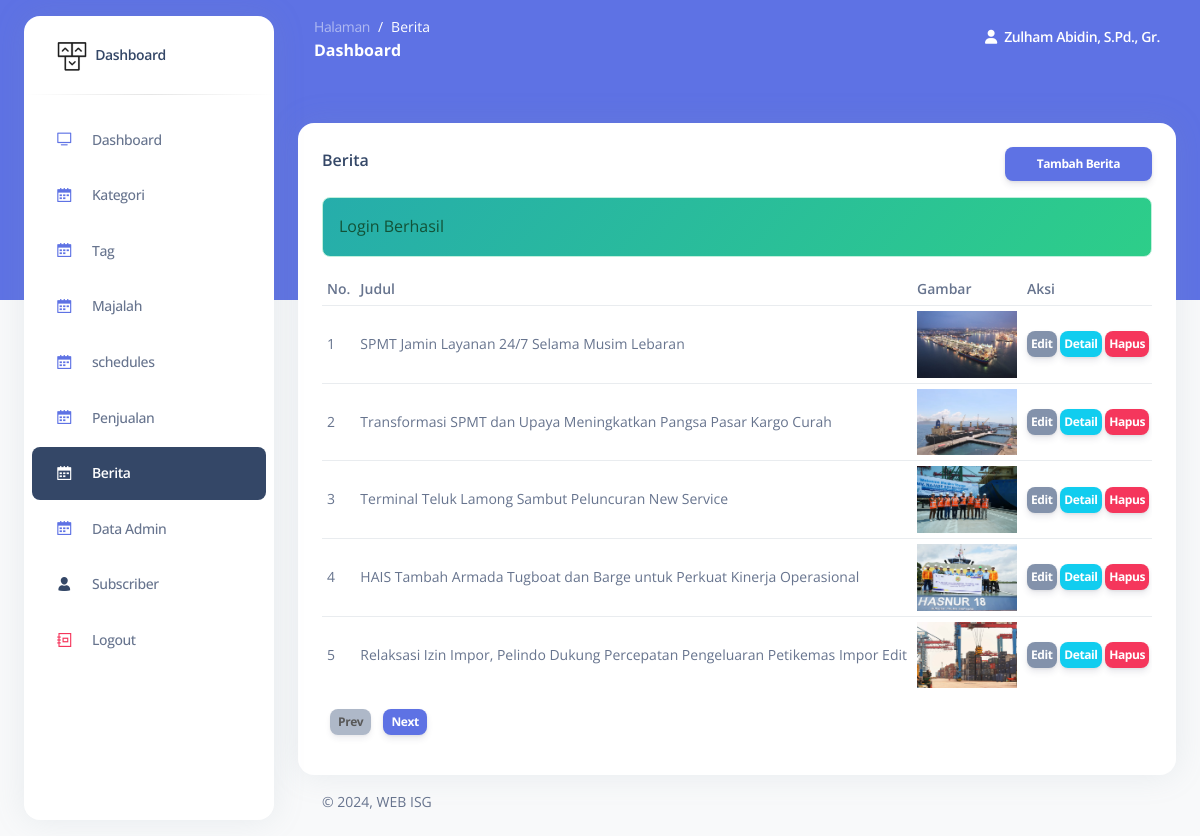
Before: /admin/berita.php (signed in) with the older database file.
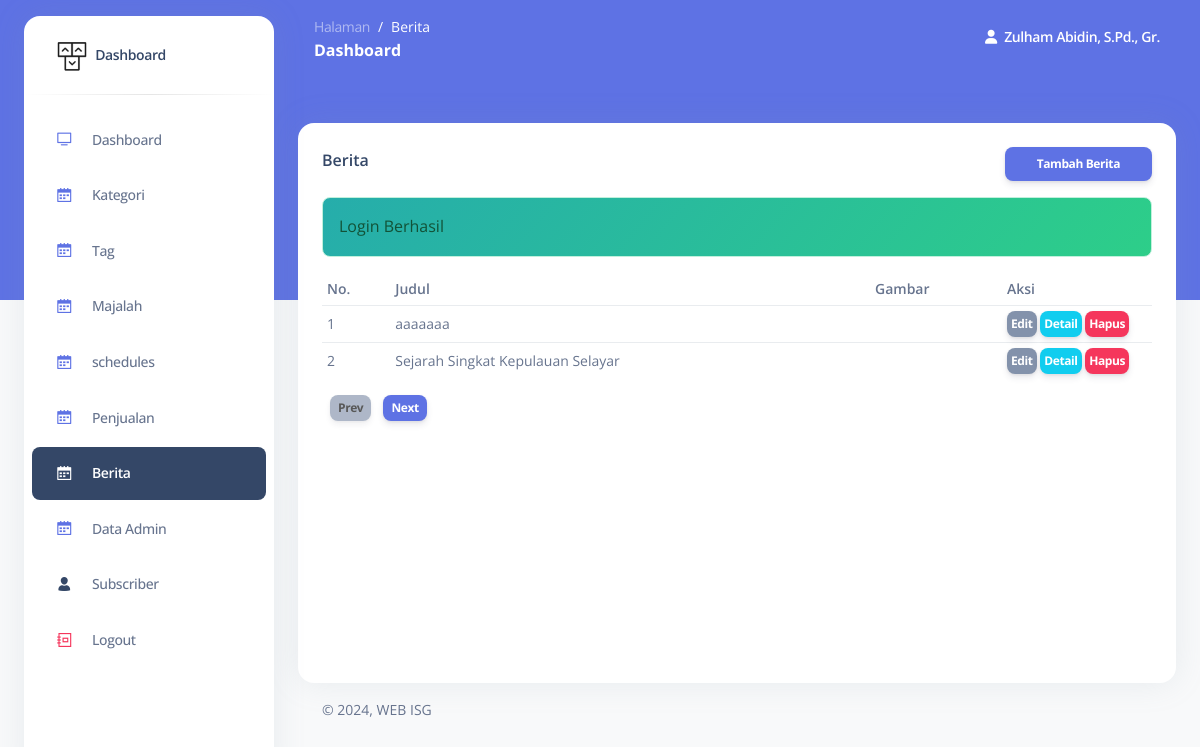
After: the same page with the newer database file.
### tables this page shows
CREATE TABLE `berita` (
  `id_berita` int NOT NULL,
  `judul` varchar(200) NOT NULL DEFAULT '0',
  `gambar` varchar(500) NOT NULL DEFAULT '0',
  `isi` text NOT NULL,
  `penulis` varchar(100) NOT NULL DEFAULT '0',
  `tanggal_publish` datetime NOT NULL DEFAULT CURRENT_TIMESTAMP,
  `id_kategori` int NOT NULL
);

### admin/function/partials.php (called while the page is built, shortened)
<?php
$partialsPath = null;
function partials(string $filename): void
{
  global $partialsPath;
  include "$partialsPath/$filename";
}

### admin/function/query.php (called while the page is built, shortened)
<?php
function query_select($table, $role = [])
{
  global $conn;
  $sql = "SELECT * FROM $table";
  if (isset($role['orderby'])) {
    $sql .= " ORDER BY " . $role['orderby'];
  }
  if (isset($role['limit'])) {
    $sql .= " LIMIT " . $role['limit'];
  }
  $result = mysqli_query($conn, $sql);
  $rows = [];
  while ($row = mysqli_fetch_assoc($result)) {
    $rows[] = $row;
  }
  return $rows;
}

### admin/berita.php (the view, shortened to what this page needs)
<?php
$dataCount = 10;
$page = getPage();
$first = $page > 1 ? ($page * $dataCount) - $dataCount : 0;
$previousPage = $page - 1;
$nextPage = $page + 1;
$data = query_select("berita", [
	"orderby" => "id_berita DESC",
	"limit" => "$first, $dataCount",
]);
$hal = "Berita";
 ?>
<!DOCTYPE html>
<html lang="en">
<?php partials("head.php") ?>
<body class="g-sidenav-show   bg-gray-100">
  <?php partials("aside.php") ?>
  <main class="main-content position-relative border-radius-lg ">
    <?php partials("nav.php") ?>
    <div class="container-fluid py-4">
      <div class="row mt-4">
        <div class="col-lg-12 mb-lg-0 mb-4">
          <div class="card " style="min-height: 70vh">
            <div class="card-body">
            	<div class="d-flex justify-content-between">
	              <h6 class="mb-2">Berita</h6>
            		<a href="berita-add.php" class="btn btn-sm btn-primary">Tambah Berita</a>
            	</div>
            	<?php alert(); ?>
	            <div class="table-responsive">
	              <table class="table align-items-center ">
	              	<thead>
	              		<tr>
	              			<th>No.</th>
	              			<th>Judul</th>
	              			<th>Gambar</th>
	              			<th style="width: 150px">Aksi</th>
	              		</tr>
	              	</thead>
	                <tbody>
	                	<?php if ($data): ?>
	                		<?php $no = 1; ?>
	                		<?php foreach ($data as $val): ?>
	                			<tr>
	                				<td><?= $first + $no++ ?></td>
	                				<td><?= $val["judul"] ?></td>
	                				<td>
	                					<img src="assets/img/<?= $val["gambar"] ?>" style="width: 100px" alt="">
	                				</td>
	                				<td>
	                					<a href="berita-edit.php?id=<?= $val["id_berita"] ?>" class="p-1 mb-0 btn btn-sm btn-secondary">Edit</a>
	                					<a href="berita-detail.php?id=<?= $val["id_berita"] ?>" class="p-1 mb-0 btn btn-sm btn-info">Detail</a>
	                					<a href="hapus.php?id=<?= $val["id_berita"] ?>&data=berita" class="p-1 mb-0 btn btn-sm btn-danger">Hapus</a>
	                				</td>
	                			</tr>
	                		<?php endforeach ?>
	                	<?php endif ?>
	                </tbody>
	              </table>
	              <?php if ($data): ?>
	              <div class="d-flex justify-content-start">
                      <div>
                          <a href="?page=<?= $previousPage ?><?= get("q") ? "&q=" . get("q") : "" ?>" class="btn btn-sm ms-2 py-1 px-2 btn-secondary <?= $page == 1 ? "disabled" : "" ?>">Prev</a>
                          <a href="?page=<?= $nextPage ?><?= get("q") ? "&q=" . get("q") : "" ?>" class="btn btn-sm ms-2 py-1 px-2 btn-primary">Next</a>
                      </div>
                  </div>
	            </div>
              <?php endif ?>
            </div>
          </div>
        </div>
      </div>
      <?php partials("footer.php") ?>
    </div>
  </main>
</body>
</html>

### admin/partials/head.php (shortened to what this page needs)
<head>
  <link href="assets/css/nucleo-icons.css" rel="stylesheet" />
  <link href="assets/css/nucleo-svg.css" rel="stylesheet" />
  <link href="assets/css/nucleo-svg.css" rel="stylesheet" />
  <link id="pagestyle" href="assets/css/argon-dashboard.css?v=2.0.4" rel="stylesheet" />
</head>

### admin/partials/aside.php (shortened to what this page needs)
<?php
global $hal;
 ?>
<aside class="sidenav bg-white navbar navbar-vertical navbar-expand-xs border-0 border-radius-xl my-3 fixed-start ms-4 " id="sidenav-main" data-color="dark">
    <div class="sidenav-header">
      <a class="navbar-brand m-0" href=" https://demos.creative-tim.com/argon-dashboard/pages/dashboard.html " target="_blank">
        <img src="assets/img/logo-ct-dark.png" class="navbar-brand-img h-100" alt="main_logo">
        <span class="ms-1 font-weight-bold">Dashboard</span>
      </a>
    </div>
    <hr class="horizontal dark mt-0">
    <div class="collapse navbar-collapse  w-auto " style="height: inherit;" id="sidenav-collapse-main">
      <ul class="navbar-nav">
        <li class="nav-item">
          <a class="nav-link <?= $hal == "Dashboard" ? "active" : "" ?>" href="index.php">
            <div class="icon icon-shape icon-sm border-radius-md text-center me-2 d-flex align-items-center justify-content-center">
              <i class="ni ni-tv-2 text-primary text-sm opacity-10"></i>
            </div>
            <span class="nav-link-text ms-1">Dashboard</span>
          </a>
        </li>
        <li class="nav-item">
          <a class="nav-link <?= $hal == "Data Kategori" ? "active" : "" ?>" href="kategori.php">
            <div class="icon icon-shape icon-sm border-radius-md text-center me-2 d-flex align-items-center justify-content-center">
              <i class="ni ni-calendar-grid-58 text-primary text-sm opacity-10"></i>
            </div>
            <span class="nav-link-text ms-1">Kategori</span>
          </a>
        </li>
        <li class="nav-item">
          <a class="nav-link <?= $hal == "Data Tag" ? "active" : "" ?>" href="tag.php">
            <div class="icon icon-shape icon-sm border-radius-md text-center me-2 d-flex align-items-center justify-content-center">
              <i class="ni ni-calendar-grid-58 text-primary text-sm opacity-10"></i>
            </div>
            <span class="nav-link-text ms-1">Tag</span>
          </a>
        </li>
        <li class="nav-item">
          <a class="nav-link <?= $hal == "Majalah" ? "active" : "" ?>" href="majalah.php">
            <div class="icon icon-shape icon-sm border-radius-md text-center me-2 d-flex align-items-center justify-content-center">
              <i class="ni ni-calendar-grid-58 text-primary text-sm opacity-10"></i>
            </div>
            <span class="nav-link-text ms-1">Majalah</span>
          </a>
        </li>
        <li class="nav-item">
          <a class="nav-link <?= $hal == "schedules" ? "active" : "" ?>" href="schedules.php">
            <div class="icon icon-shape icon-sm border-radius-md text-center me-2 d-flex align-items-center justify-content-center">
              <i class="ni ni-calendar-grid-58 text-primary text-sm opacity-10"></i>
            </div>
            <span class="nav-link-text ms-1">schedules</span>
          </a>
        </li>
        <li class="nav-item">
          <a class="nav-link <?= $hal == "Penjualan" ? "active" : "" ?>" href="penjualan.php">
            <div class="icon icon-shape icon-sm border-radius-md text-center me-2 d-flex align-items-center justify-content-center">
              <i class="ni ni-calendar-grid-58 text-primary text-sm opacity-10"></i>
            </div>
            <span class="nav-link-text ms-1">Penjualan</span>
          </a>
        </li>
        <li class="nav-item">
          <a class="nav-link <?= $hal == "Berita" ? "active" : "" ?>" href="berita.php">
            <div class="icon icon-shape icon-sm border-radius-md text-center me-2 d-flex align-items-center justify-content-center">
              <i class="ni ni-calendar-grid-58 text-primary text-sm opacity-10"></i>
            </div>
            <span class="nav-link-text ms-1">Berita</span>
          </a>
        </li>
        <li class="nav-item">
          <a class="nav-link <?= $hal == "Data Admin" ? "active" : "" ?>" href="admin.php">
            <div class="icon icon-shape icon-sm border-radius-md text-center me-2 d-flex align-items-center justify-content-center">
              <i class="ni ni-calendar-grid-58 text-primary text-sm opacity-10"></i>
            </div>
            <span class="nav-link-text ms-1">Data Admin</span>
          </a>
        </li>
        <li class="nav-item ">
          <a class="nav-link <?= $hal == "Subscriber" ? "active" : "" ?>" href="subscriber.php">
            <div class="icon icon-shape icon-sm border-radius-md text-center me-2 d-flex align-items-center justify-content-center">
              <i class="ni ni-single-02 text-dark text-sm opacity-10"></i>
            </div>
            <span class="nav-link-text ms-1">Subscriber</span>
          </a>
        </li>
        <li class="nav-item">
          <a class="nav-link " href="logout.php">
            <div class="icon icon-shape icon-sm border-radius-md text-center me-2 d-flex align-items-center justify-content-center">
              <i class="ni ni-collection text-danger text-sm opacity-10"></i>
            </div>
            <span class="nav-link-text ms-1">Logout</span>
          </a>
        </li>
      </ul>
    </div>
  </aside>

### admin/partials/nav.php (shortened to what this page needs)
<?php
global $hal;
 ?>
<nav class="navbar navbar-main navbar-expand-lg px-0 mx-4 shadow-none border-radius-xl " id="navbarBlur" data-scroll="false">
      <div class="container-fluid py-1 px-3">
        <nav aria-label="breadcrumb">
          <ol class="breadcrumb bg-transparent mb-0 pb-0 pt-1 px-0 me-sm-6 me-5">
            <li class="breadcrumb-item text-sm"><a class="opacity-5 text-white" href="javascript:;">Halaman</a></li>
            <li class="breadcrumb-item text-sm text-white active" aria-current="page"><?= $hal ?></li>
          </ol>
          <h6 class="font-weight-bolder text-white mb-0">Dashboard</h6>
        </nav>
        <div class="collapse navbar-collapse mt-sm-0 mt-2 me-md-0 me-sm-4" id="navbar">
          <ul class="navbar-nav  justify-content-end">
            <li class="nav-item d-flex align-items-center">
              <a href="javascript:;" class="nav-link text-white font-weight-bold px-0">
                <i class="fa fa-user me-sm-1"></i>
                <span class="d-sm-inline d-none"><?= $_SESSION[KEY]["login"]["nama"] ?></span>
              </a>
            </li>
          </ul>
        </div>
      </div>
    </nav>

### admin/function/helper.php (shortened to what this page needs)
<?php
function get(string $name)
{
  if (isset($_GET[$name]) && $_GET[$name] != '') {
    return htmlspecialchars($_GET[$name]);
  } else {
    return false;
  }
}
function hasSuccess(): bool
{
  return isset($_SESSION[KEY]['success']);
}
function success(): ?string
{
  if (hasSuccess()) {
    $data = $_SESSION[KEY]['success'];
    return $data;
  } else {
    return null;
  }
}
function getPage()
{
  $page = get("page") && get("page") != 0  ? get("page") : 1;
  return $page;
}
function alert() {
  if (hasSuccess() || hasError()) {
    $comp = "";
    $comp .= "<div class='alert alert-success alert-dismissible ";
    $comp .= (hasSuccess() ? "alert-success'" : "alert-danger'") . " role='alert'>";
    $comp .= hasSuccess() ? success() : error();
    $comp .= "</div>";
    echo $comp;
  }
}

### admin/partials/footer.php (shortened to what this page needs)
<footer class="footer pt-3  ">
        <div class="container-fluid">
          <div class="row align-items-center justify-content-lg-between">
            <div class="col-lg-6 mb-lg-0 mb-4">
              <div class="copyright text-center text-sm text-muted text-lg-start">
                © ,
                WEB ISG
              </div>
            </div>
          </div>
        </div>
      </footer>

### admin/assets/css/nucleo-svg.css (style rules this page uses)
.icon { display: inline-block; color: #111111; height: 1em; width: 1em; }
.icon-sm { height: 0.8em; width: 0.8em; }
.icon { fill: currentColor; stroke: none; }

### admin/partials/head.php (style rules this page uses)
.table-responsive table thead th, .table-responsive table tbody td { text-align: left !important; padding: 0 !important; font-size: 14px; padding: 5px !important; }

Changed rows visible on the page:
removed berita: no "1", judul "SPMT Jamin Layanan 24/7 Selama Musim Lebaran", gambar (picture)
removed berita: no "2", judul "Transformasi SPMT dan Upaya Meningkatkan Pangsa Pasar Kargo Curah", gambar (picture)
removed berita: no "3", judul "Terminal Teluk Lamong Sambut Peluncuran New Service", gambar (picture)
removed berita: no "4", judul "HAIS Tambah Armada Tugboat dan Barge untuk Perkuat Kinerja Operasional", gambar (picture)
removed berita: no "5", judul "Relaksasi Izin Impor, Pelindo Dukung Percepatan Pengeluaran Petikemas Impor Edit", gambar (picture)
added berita: no "1", judul "aaaaaaa"
added berita: no "2", judul "Sejarah Singkat Kepulauan Selayar"
